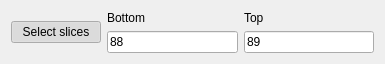
<?xml version="1.0" encoding="UTF-8"?>
<ui version="4.0">
 <class>ClassifierSharkRandomForestClassify</class>
 <widget class="QWidget" name="ClassifierSharkRandomForestClassify">
  <property name="geometry">
   <rect>
    <x>0</x>
    <y>0</y>
    <width>385</width>
    <height>61</height>
   </rect>
  </property>
  <property name="windowTitle">
   <string>Form</string>
  </property>
  <layout class="QVBoxLayout" name="verticalLayout_2">
   <item>
    <layout class="QHBoxLayout" name="horizontalLayout_4">
     <item>
      <widget class="QPushButton" name="selectSlices">
       <property name="sizePolicy">
        <sizepolicy hsizetype="Fixed" vsizetype="Fixed">
         <horstretch>0</horstretch>
         <verstretch>0</verstretch>
        </sizepolicy>
       </property>
       <property name="minimumSize">
        <size>
         <width>90</width>
         <height>0</height>
        </size>
       </property>
       <property name="maximumSize">
        <size>
         <width>90</width>
         <height>16777215</height>
        </size>
       </property>
       <property name="text">
        <string>Select slices</string>
       </property>
       <property name="checkable">
        <bool>true</bool>
       </property>
       <property name="checked">
        <bool>true</bool>
       </property>
      </widget>
     </item>
     <item>
      <layout class="QVBoxLayout" name="verticalLayout_7">
       <item>
        <widget class="QLabel" name="bottomSliceLimitLabel">
         <property name="text">
          <string>Bottom</string>
         </property>
        </widget>
       </item>
       <item>
        <widget class="QLineEdit" name="bottomSliceLimit">
         <property name="text">
          <string>88</string>
         </property>
        </widget>
       </item>
      </layout>
     </item>
     <item>
      <layout class="QVBoxLayout" name="verticalLayout_8">
       <item>
        <widget class="QLabel" name="topSliceLimitLabel">
         <property name="text">
          <string>Top</string>
         </property>
        </widget>
       </item>
       <item>
        <widget class="QLineEdit" name="topSliceLimit">
         <property name="text">
          <string>89</string>
         </property>
        </widget>
       </item>
      </layout>
     </item>
    </layout>
   </item>
  </layout>
 </widget>
 <resources/>
 <connections/>
</ui>
